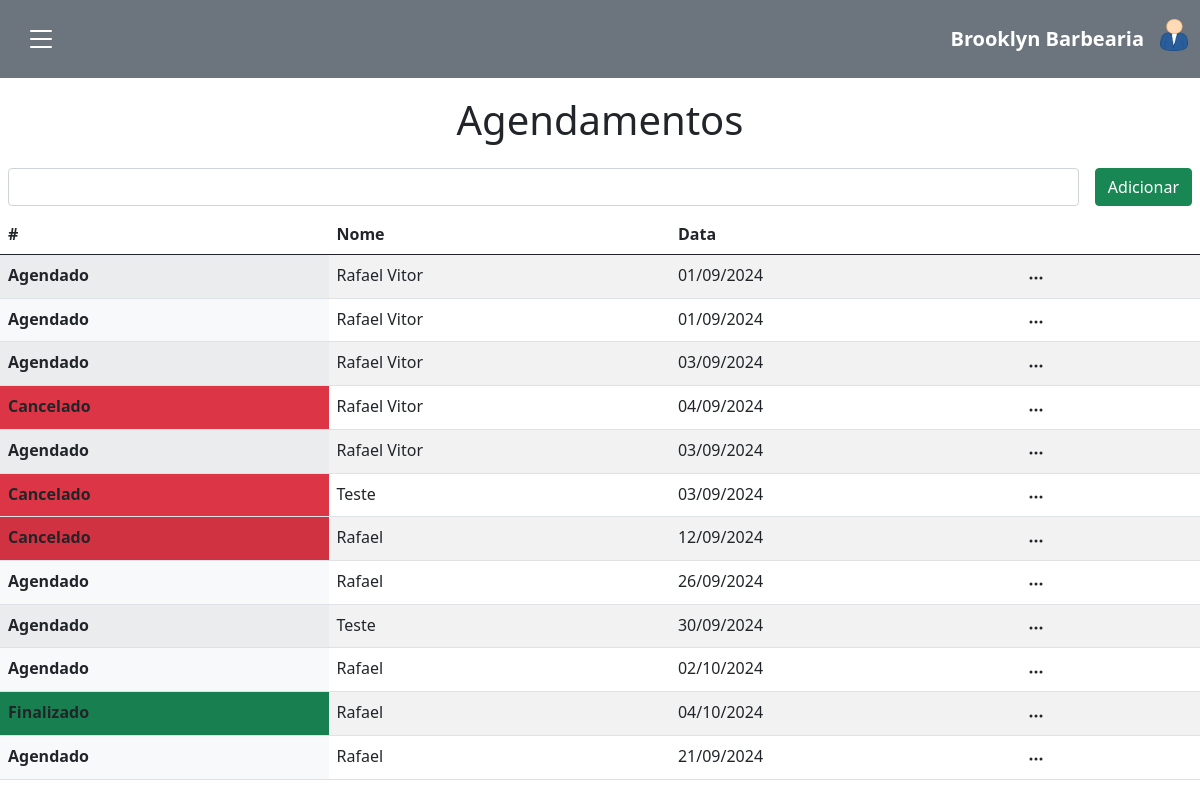
/admin/page/agendamento.php (signed in), run on the app's committed database.
### tables this page shows
CREATE TABLE IF NOT EXISTS `os_agendamento` (
`age_id` int NOT NULL AUTO_INCREMENT,
`age_cadastro` int NOT NULL ,
`age_sequencia` int NOT NULL ,
`age_usu_id` int DEFAULT NULL ,
`age_nome` varchar(255) NOT NULL ,
`age_email` varchar(355) DEFAULT NULL ,
`age_data` date NOT NULL ,
`age_horarioinicio` time NOT NULL ,
`age_horariofinal` time NOT NULL ,
`age_status` int DEFAULT 1 ,
PRIMARY KEY (`age_id`)
);

### admin/page/agendamento.php (the view, shortened to what this page needs)
<!DOCTYPE html>
<html lang="pt-br">
<head>
  <link href="https://cdn.jsdelivr.net/npm/bootstrap@5.0.2/dist/css/bootstrap.min.css" rel="stylesheet">
</head>
<body>
  <?php require_once('menu.php'); ?>
  <?php
  $sql = "SELECT * FROM os_agendamento";
  $query = mysqli_query($connection, $sql);
  ?>
  <h1 class="text-center mb-3" style="margin-top: 96px;">Agendamentos</h1>
  <div class="d-flex justify-content-end gap-3 p-2">
    <input type="text" class="form-control">
    <button class="btn btn-success" data-bs-toggle="modal" data-bs-target="#adicionarModal">Adicionar</button>
  </div>
  <table class="table table-striped">
    <thead>
      <tr>
        <th scope="col">#</th>
        <th scope="col">Nome</th>
        <th scope="col">Data</th>
        <th scope="col"></th>
      </tr>
    </thead>
    <tbody>
      <?php while ($dados = mysqli_fetch_array($query)) { ?>
        <?php
        $corStatus = '';
        $nomeStatus = '';
        switch ($dados['age_status']) {
          case 0:
            $corStatus = 'bg-success';
            $nomeStatus = 'Finalizado';
            break;
          case 1:
            $corStatus = 'bg-light';
            $nomeStatus = 'Agendado';
            break;
          case 2:
            $corStatus = 'bg-danger';
            $nomeStatus = 'Cancelado';
            break;
        }
        ?>
        <tr>
          <th scope="row" class="<?php echo $corStatus; ?>"><?php echo $nomeStatus; ?></th>
          <td><?php echo $dados['age_nome']; ?></td>
          <td><?php echo date('d/m/Y', strtotime($dados['age_data'])); ?></td>
          <td>
            <button class="btn btn-transparent pt-0 pb-0" type="button" id="dropdownMenuButton1" data-bs-toggle="dropdown" aria-expanded="false">
              <svg xmlns="http://www.w3.org/2000/svg" width="16" height="16" fill="currentColor" class="bi bi-three-dots" viewBox="0 0 16 16">
                <path d="M3 9.5a1.5 1.5 0 1 1 0-3 1.5 1.5 0 0 1 0 3m5 0a1.5 1.5 0 1 1 0-3 1.5 1.5 0 0 1 0 3m5 0a1.5 1.5 0 1 1 0-3 1.5 1.5 0 0 1 0 3" />
              </svg>
            </button>
          </td>
        </tr>
      <?php } ?>
    </tbody>
  </table>
</body>
</html>

### data on the page
os_agendamento: age_status "Agendado", age_nome "Rafael Vitor", age_data "01/09/2024"
os_agendamento: age_status "Agendado", age_nome "Rafael Vitor", age_data "01/09/2024"
os_agendamento: age_status "Agendado", age_nome "Rafael Vitor", age_data "03/09/2024"
os_agendamento: age_status "Cancelado", age_nome "Rafael Vitor", age_data "04/09/2024"
os_agendamento: age_status "Agendado", age_nome "Rafael Vitor", age_data "03/09/2024"
os_agendamento: age_status "Cancelado", age_nome "Teste", age_data "03/09/2024"
os_agendamento: age_status "Cancelado", age_nome "Rafael", age_data "12/09/2024"
os_agendamento: age_status "Agendado", age_nome "Rafael", age_data "26/09/2024"
os_agendamento: age_status "Agendado", age_nome "Teste", age_data "30/09/2024"
os_agendamento: age_status "Agendado", age_nome "Rafael", age_data "02/10/2024"
os_agendamento: age_status "Finalizado", age_nome "Rafael", age_data "04/10/2024"
os_agendamento: age_status "Agendado", age_nome "Rafael", age_data "21/09/2024"
